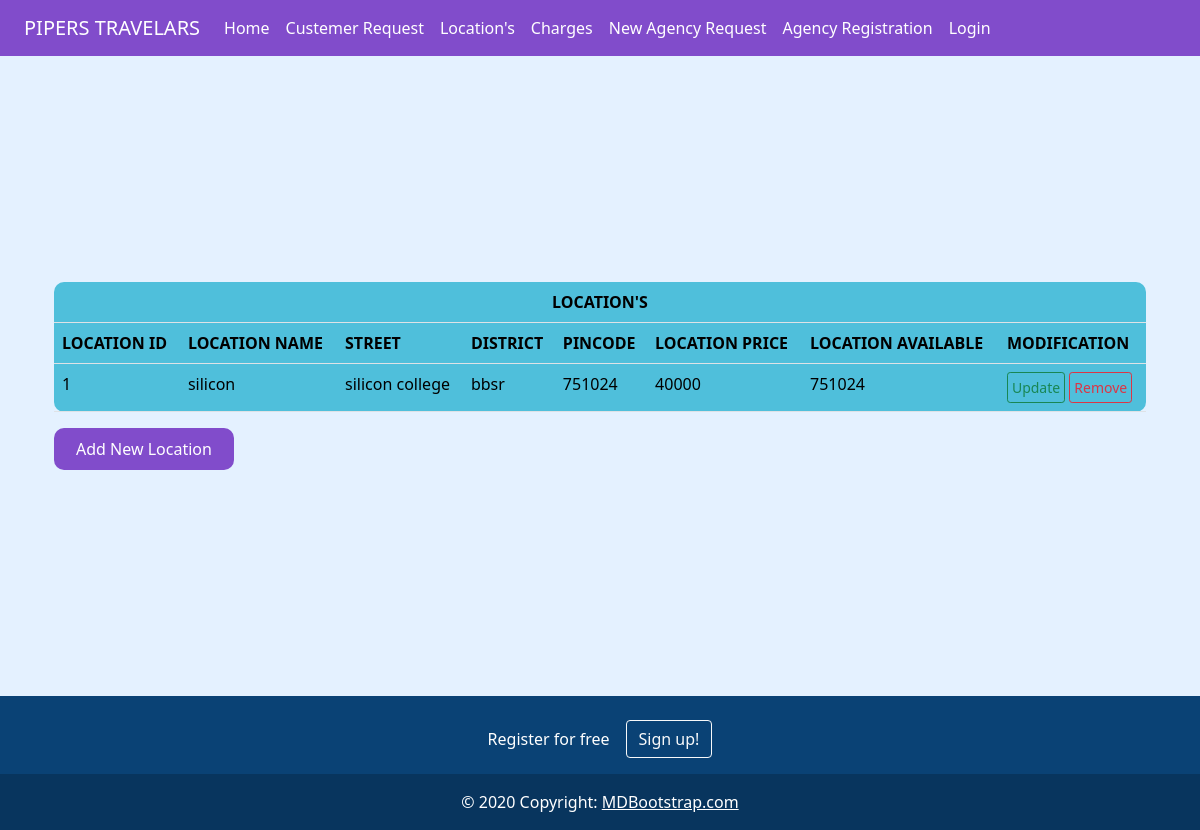
Screenshot of /manager/Location.php with the database file from the repository.
### tables this page shows
CREATE TABLE `location` (
  `id` int(10) NOT NULL,
  `name` varchar(255) NOT NULL,
  `street` varchar(255) NOT NULL,
  `district` varchar(255) NOT NULL,
  `state` varchar(255) NOT NULL,
  `pincode` int(7) NOT NULL,
  `price` float NOT NULL
);

### manager/Location.php (the view, shortened to what this page needs)
<!DOCTYPE html>
<html lang="en">
<head>
</head>
<body>
    <?php
    include_once "Navbar.php";
    ?>
    <div class="bgcolor main-container d-flex align-items-center justify-content-center">
        <div class="container">
            <div class="row">
                <div class="mx-auto ">
                    <div class="table-responsive ">
                        <table class="mytable table ">
                            <?php
                            require_once "db-connect.php";
                            $qry = "SELECT id,name,street,district,pincode,price FROM location";
                            $res = $conn->query($qry);
                            ?>
                            <tr>
                                <th colspan="8" class="text-center">LOCATION'S</th>
                            </tr>
                            <tr class="">
                                <th>LOCATION ID</th>
                                <th>LOCATION NAME</th>
                                <th>STREET</th>
                                <th>DISTRICT</th>
                                <th>PINCODE</th>
                                <th>LOCATION PRICE</th>
                                <th>LOCATION AVAILABLE</th>
                                <th>MODIFICATION</th>
                            </tr>
                            <?php
                            while ($loc = $res->fetch_assoc()) {
                            ?>
                                <tr>
                                    <td><?php echo $loc['id']; ?></td>
                                    <td><?php echo $loc['name']; ?></td>
                                    <td><?php echo $loc['street']; ?></td>
                                    <td><?php echo $loc['district']; ?></td>
                                    <td><?php echo $loc['pincode']; ?></td>
                                    <td><?php echo $loc['price']; ?></td>
                                    <td><?php echo $loc['pincode']; ?></td>
                                    <td>
                                        <a href="locationUpdate.php?id=<?php echo $loc['id'] ?>" class="btn btn-sm btn-outline-success p-1">Update</a>
                                        <a href="delete-detials.php?id=<?php echo $loc['id'] ?>" class="btn btn-sm btn-outline-danger p-1">Remove</a>
                                    </td>
                                </tr>
                            <?php
                            }
                            ?>
                        </table>
                        <div>
                            <button class="mybtn"><a class="text-white nav-link" href="Add-location.php">Add New Location</a></button>
                        </div>
                    </div>
                </div>
            </div>
        </div>
    </div>
    <?php
    include_once "footer.php";
    ?>
</body>
</html>

### style/style.css (style rules this page uses)
.bgcolor { background-color: #e4f1ff; }
.main-container { min-height: 80vh; }
.mybtn { border: none; border-radius: 10px; background-color: #814ccb; border-color: #814ccb; }
.mytable { border-radius: 10px; background-color: #4fbfdb; }

### rows the page displays
location: id "1", name "silicon", street "silicon college", district "bbsr", pincode "751024", price "40000"
